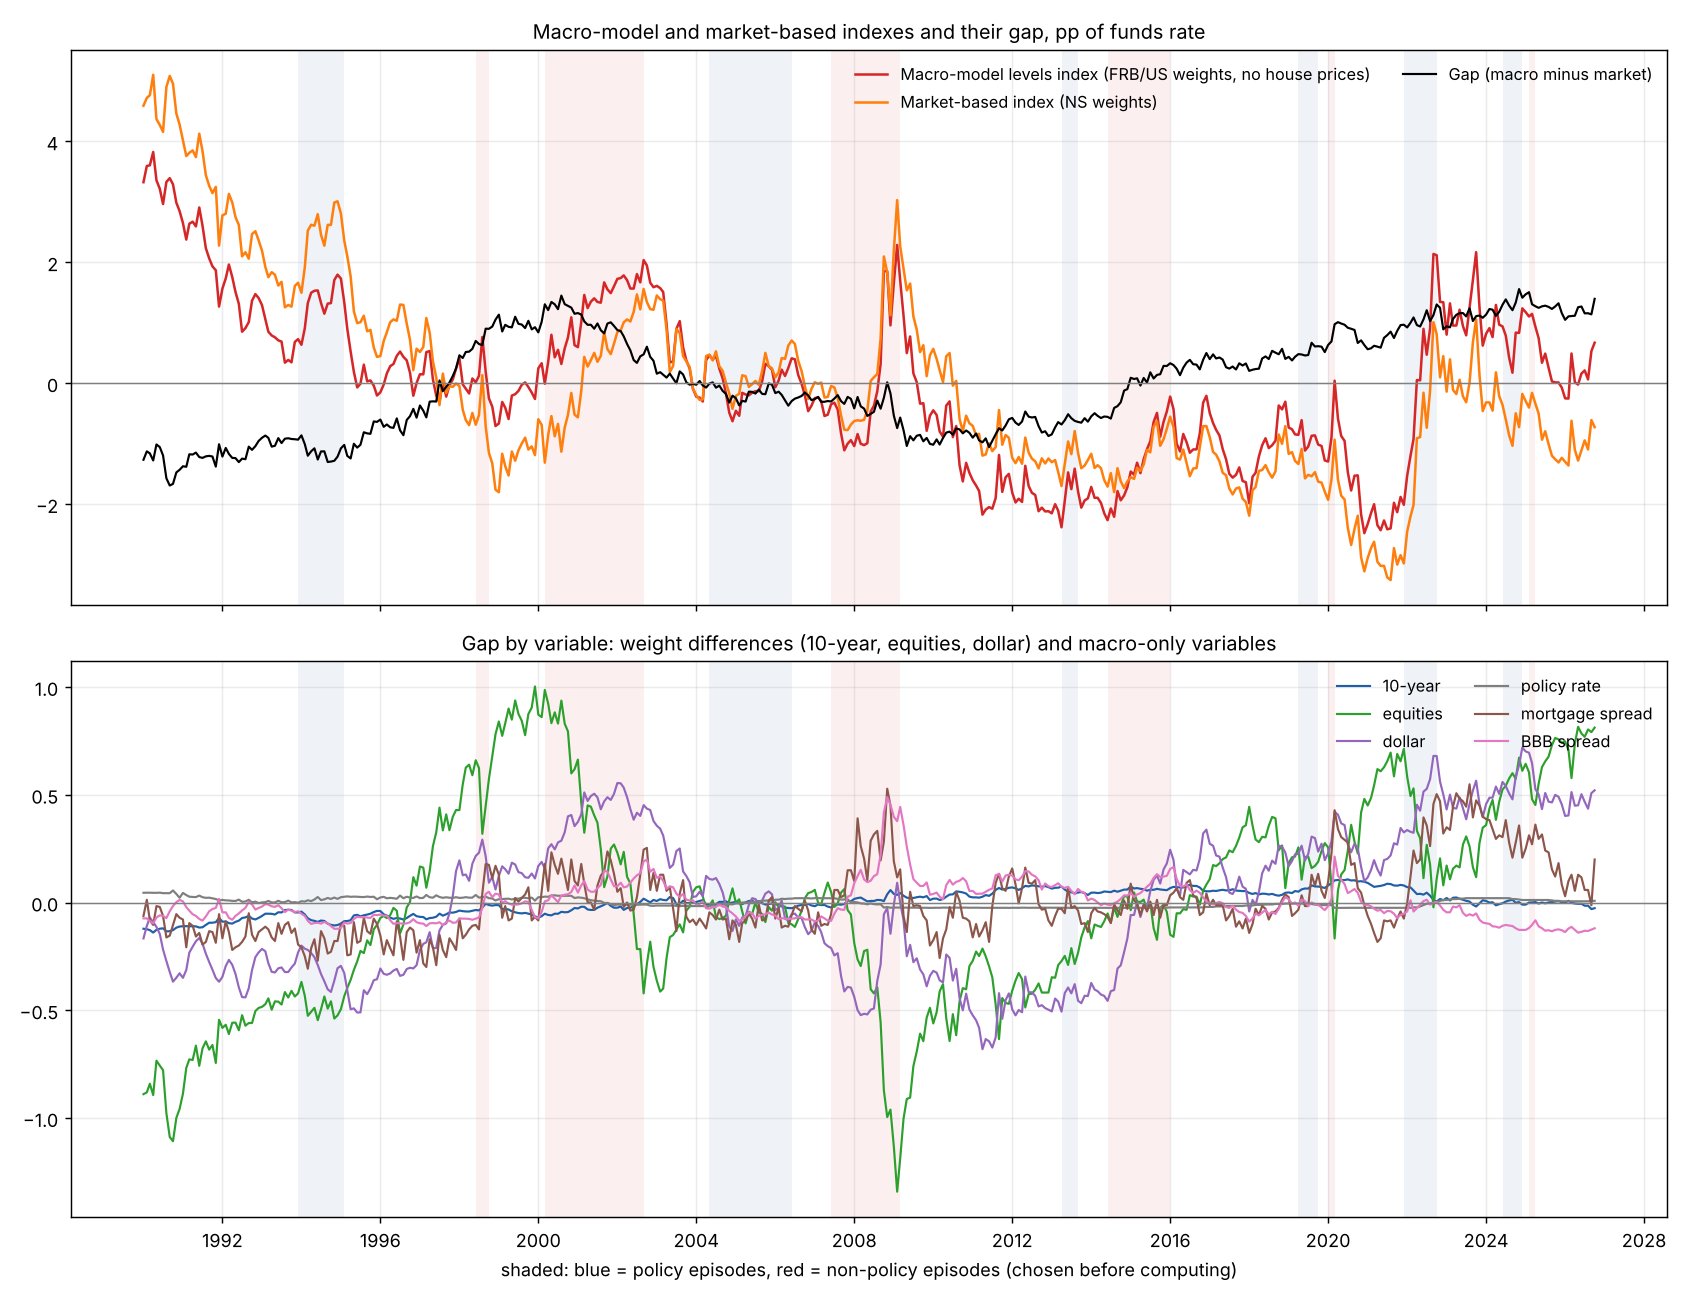

Recreate this plot in Python.
"""
EXPERIMENTAL test of the weighting note's equivalence result (experimental/weighting_note): with both indexes normalized to the funds-rate unit, the gap between an
impulse-response (macro-model) index and a market-weighted index is a weighted sum of NON-POLICY movements, (s - w)'u, plus the macro-only variables.
So the gap should (i) barely respond to monetary policy surprises, (ii) move with non-policy financial news (risk appetite, credit, oil, the dollar), and
(iii) change most in non-policy episodes and least in policy-driven ones.

gap = MACRO (macro-model levels index, no house prices; FRB/US q4 weights) - MKT (NS weights x 0.983), daily, pp of funds rate.
Decomposition: common variables (s_j - w_j) x_j for the 10-year, equities (100 ln CAPE), real dollar (100 ln); macro-only variables s_j x_j (policy rate, mortgage spread, BBB spread).
Tests:
  1. response to NS policy surprises (funds-rate pp = NS x 0.983): event window for the common part (identity check: s'psi - 1), monthly local projections h = 0..12 for the full gap and each index
  2. 12-month changes of the gap and its parts on 12-month changes in the excess bond premium (Gilchrist-Zakrajsek, Fed), VIX, ln WTI oil, and cumulated NS surprises
  3. episodes chosen before looking (dates from the policy/market record, listed below): change in MACRO, MKT and the gap and the gap by variable
Inputs not in git (raw/ is ignored): raw/ebp.csv (federalreserve.gov/econres/notes/feds-notes/ebp_csv.csv), raw/VIXCLS.csv, raw/DCOILWTICO.csv (FRED).
Usage: python experimental/fci_compare/gap_test.py
Outputs: gap_test_episodes.csv, gap_test.png
"""
import os, sys
import numpy as np, pandas as pd
import statsmodels.api as sm

HERE = os.path.dirname(os.path.abspath(__file__))
sys.path.insert(0, HERE)
import common_unit_v2 as C
P, Q, M, me = C.P, C.Q, C.M, C.me
ROOT = C.ROOT

EPISODES = [  # (label, start month-end, end month-end, type)
    ("1994 tightening", "1993-12", "1995-02", "policy"),
    ("1998 LTCM / Russia", "1998-06", "1998-10", "non-policy"),
    ("2000-02 equity bust", "2000-03", "2002-09", "non-policy"),
    ("2004-06 tightening", "2004-05", "2006-06", "policy"),
    ("2007-09 financial crisis", "2007-06", "2009-03", "non-policy"),
    ("2013 taper tantrum", "2013-04", "2013-09", "policy"),
    ("2014-16 dollar and oil", "2014-06", "2016-01", "non-policy"),
    ("2019 cuts", "2019-04", "2019-10", "policy"),
    ("2020 COVID shock", "2020-01", "2020-03", "non-policy"),
    ("2022 tightening", "2021-12", "2022-10", "policy"),
    ("2024 cuts", "2024-06", "2024-12", "policy"),
    ("2025 tariff shock", "2025-02", "2025-04", "non-policy"),
]


def main():
    comp, X, G = M.components(False, verbose=False)
    w, ev = C.ns_weights()
    wf = C.NS_FFR * w                                        # pp of funds rate per unit
    base = pd.read_csv(os.path.join(ROOT, "experimental", "ms_fci", "frbus_sensitivities.csv"), index_col=0)["ffr_eq_q4"]
    s = pd.Series({"10-yr": base["rg10"], "Equities (ln CAPE)": -base["req"], "Dollar (ln real)": base["fpxr"]})
    names = {"10-yr": "10-year", "Equities (ln CAPE)": "equities", "Dollar (ln real)": "dollar"}
    print("weights per unit (pp of funds rate): s (FRB/US) " + ", ".join(f"{names[k]} {s[k]:+.4f}" for k in s.index) + " | w (market, NS) " + ", ".join(f"{names[k]} {wf[k]:+.4f}" for k in s.index))
    # ---- event-window identity check
    d = ev.dropna(subset=Q.FUT + ["UST2Y"] + list(Q.ENDOG.values())).reset_index(drop=True)
    _, ns, _, _ = Q.gss_ns(d)
    nsf = ns * 0.98                                          # NS units -> funds-rate pp (average of the MP1 and ED4 loadings)
    dx = pd.DataFrame({k: d[c] for k, c in Q.ENDOG.items()})
    psi = np.array([np.polyfit(nsf, dx[k], 1)[0] for k in s.index])
    print(f"event window (n={len(d)}): psi per funds-rate pp " + ", ".join(f"{names[k]} {psi[i]:+.3f}" for i, k in enumerate(s.index))
          + f";  s'psi = {s.values @ psi:.3f}, w'psi = {wf.values @ psi * 0.98 / C.NS_FFR:.3f}")
    gwin = dx.values @ (s.values - (wf.values / C.NS_FFR * 0.98))
    r = sm.OLS(gwin, sm.add_constant(nsf)).fit(cov_type="HC1")
    print(f"   event-window common-variable gap on the surprise: slope {r.params[1]:+.3f} (se {r.bse[1]:.3f}), R2 {r.rsquared:.3f}; "
          f"MACRO-common slope {sm.OLS(dx.values @ s.values, sm.add_constant(nsf)).fit().params[1]:+.3f}")
    # ---- daily gap and its parts
    mk = pd.DataFrame({names[n]: wf[n] * P.VARS[n][1] * (X[P.VARS[n][0]] - X[P.VARS[n][0]].mean()) for n in wf.index}).reindex(comp.index)
    parts = pd.DataFrame({"10-year": comp["10-year"] - mk["10-year"], "equities": comp["equities"] - mk["equities"], "dollar": comp["dollar"] - mk["dollar"],
                          "policy rate": comp["policy rate"], "mortgage spread": comp["mortgage spread"], "BBB spread": comp["BBB spread"]})
    gap = parts.sum(axis=1)
    macro = comp.drop(columns="house prices").sum(axis=1); mkt = mk.sum(axis=1)
    Mo = pd.DataFrame({"MACRO": me(macro), "MKT": me(mkt), "gap": me(gap)}).join(me(parts)).loc[C.START:C.END]
    print(f"\nmonthly: sd of level MACRO {Mo.MACRO.std():.2f}, MKT {Mo.MKT.std():.2f}, gap {Mo.gap.std():.2f}; sd of 12m change {Mo.MACRO.diff(12).std():.2f}, {Mo.MKT.diff(12).std():.2f}, {Mo.gap.diff(12).std():.2f}")
    vs = Mo[list(parts)].diff(12).dropna()
    print("share of gap 12m-change variance by part (own variance / gap variance; covariances excluded):", (vs.var() / Mo.gap.diff(12).var()).round(2).to_dict())
    print("share of gap level variance by part:", (Mo[list(parts)].var() / Mo.gap.var()).round(2).to_dict())
    # ---- monthly LP on NS surprises
    e2 = d.assign(m=pd.PeriodIndex(d.Date, freq="M"), f=nsf)
    sur = e2.groupby("m").f.sum().reindex(Mo.index).fillna(0.0)
    print("\nMonthly local projections: y(t+h) - y(t-1) on the month-t NS surprise (funds-rate pp), HAC se")
    rows = []
    for h in (0, 3, 6, 12):
        row = {"h": h}
        for n in ("MACRO", "MKT", "gap", "10-year", "equities", "dollar", "mortgage spread", "BBB spread"):
            y = (Mo[n].shift(-h) - Mo[n].shift(1)); ok = y.notna()
            r = sm.OLS(y[ok], sm.add_constant(sur[ok])).fit(cov_type="HAC", cov_kwds={"maxlags": max(h, 1)})
            row[n] = f"{r.params.iloc[1]:+.2f} ({r.bse.iloc[1]:.2f})"
        rows.append(row)
    print(pd.DataFrame(rows).to_string(index=False))
    # ---- non-policy correlates
    ebp = C.raw_series(os.path.join("ebp.csv"), 2); ebp.index = ebp.index.to_period("M")
    vix = me(C.raw_series("VIXCLS.csv")); oil = me(np.log(C.raw_series("DCOILWTICO.csv")) * 100)
    Z = pd.DataFrame({"EBP": ebp, "VIX": vix, "oil (100 ln)": oil, "NS surprises (12m sum)": sur.rolling(12).sum()}).reindex(Mo.index)
    dZ = pd.concat([Z[["EBP", "VIX", "oil (100 ln)"]].diff(12), Z[["NS surprises (12m sum)"]]], axis=1)
    print("\n12-month changes, 1991-2026 (overlapping; HAC 12): correlations")
    Y = Mo[["MACRO", "MKT", "gap", "10-year", "equities", "dollar", "mortgage spread", "BBB spread"]].diff(12)
    J = pd.concat([Y, dZ], axis=1).dropna()
    print(J.corr().loc[list(Y), list(dZ)].round(2).to_string())
    print("\nJoint regressions of 12-month changes (coef, HAC t), and R2 from policy surprises alone vs non-policy variables alone:")
    rows = []
    for n in ("MACRO", "MKT", "gap"):
        r = sm.OLS(J[n], sm.add_constant(J[list(dZ)])).fit(cov_type="HAC", cov_kwds={"maxlags": 12})
        r_pol = sm.OLS(J[n], sm.add_constant(J[["NS surprises (12m sum)"]])).fit()
        r_np = sm.OLS(J[n], sm.add_constant(J[["EBP", "VIX", "oil (100 ln)"]])).fit()
        rows.append(dict(y=n, **{k: f"{r.params[k]:+.3f} ({r.tvalues[k]:.1f})" for k in dZ}, R2=round(r.rsquared, 2), R2_policy=round(r_pol.rsquared, 2), R2_nonpolicy=round(r_np.rsquared, 2)))
    print(pd.DataFrame(rows).to_string(index=False))
    # ---- episodes
    rows = []
    for lab, a, b, typ in EPISODES:
        a0 = pd.Period(a, "M"); b0 = pd.Period(b, "M")
        ch = Mo.loc[b0] - Mo.loc[a0]
        rows.append(dict(episode=lab, type=typ, months=f"{a}..{b}", NS_surprises=sur.loc[a0 + 1:b0].sum(), MACRO=ch.MACRO, MKT=ch.MKT, gap=ch.gap,
                         gap_ratio=abs(ch.gap) / max((abs(ch.MACRO) + abs(ch.MKT)) / 2, 1e-9), **{f"gap:{k}": ch[k] for k in parts}))
    E = pd.DataFrame(rows); E.to_csv(os.path.join(HERE, "gap_test_episodes.csv"), float_format="%.3f", index=False)
    print("\nEpisodes (changes over the window, pp of funds rate; gap_ratio = |gap change| / mean |index change|):")
    print(E.round(2).to_string(index=False))
    print("\nmean gap_ratio by type:", E.groupby("type").gap_ratio.mean().round(2).to_dict(), "| mean |gap change|:", E.assign(a=E.gap.abs()).groupby("type").a.mean().round(2).to_dict())
    import matplotlib
    matplotlib.use("Agg")
    import matplotlib.pyplot as plt
    fig, axes = plt.subplots(2, 1, figsize=(13, 10), sharex=True)
    t = Mo.index.to_timestamp()
    axes[0].plot(t, Mo.MACRO, color="#d62728", lw=1.4, label="Macro-model levels index (FRB/US weights, no house prices)")
    axes[0].plot(t, Mo.MKT, color="#ff7f0e", lw=1.4, label="Market-based index (NS weights)")
    axes[0].plot(t, Mo.gap, color="black", lw=1.2, label="Gap (macro minus market)")
    axes[0].set_title("Macro-model and market-based indexes and their gap, pp of funds rate", fontsize=11)
    cols = {"10-year": "#1f5fa8", "equities": "#2ca02c", "dollar": "#9467bd", "policy rate": "#7f7f7f", "mortgage spread": "#8c564b", "BBB spread": "#e377c2"}
    for k, c in cols.items():
        axes[1].plot(t, Mo[k], color=c, lw=1.2, label=k)
    axes[1].set_title("Gap by variable: weight differences (10-year, equities, dollar) and macro-only variables", fontsize=11)
    for lab, a, b, typ in EPISODES:
        for ax in axes:
            ax.axvspan(pd.Period(a, "M").to_timestamp(), pd.Period(b, "M").to_timestamp(), color="#1f5fa8" if typ == "policy" else "#d62728", alpha=0.07, lw=0)
    for ax in axes:
        ax.axhline(0, color="gray", lw=0.8); ax.grid(alpha=0.25); ax.legend(loc="upper right", fontsize=9, ncol=2, frameon=False)
    axes[1].set_xlabel("shaded: blue = policy episodes, red = non-policy episodes (chosen before computing)")
    fig.tight_layout(); fig.savefig(os.path.join(HERE, "gap_test.png"), dpi=130)


if __name__ == "__main__":
    main()
